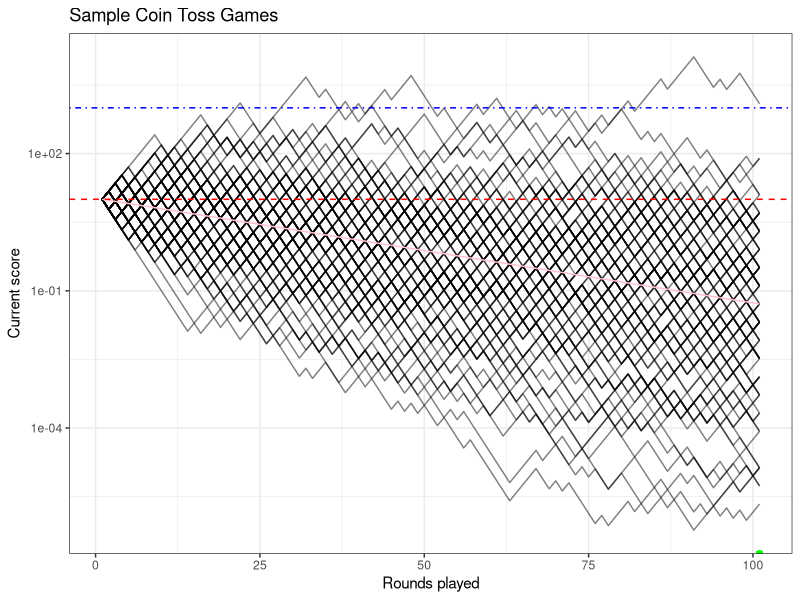
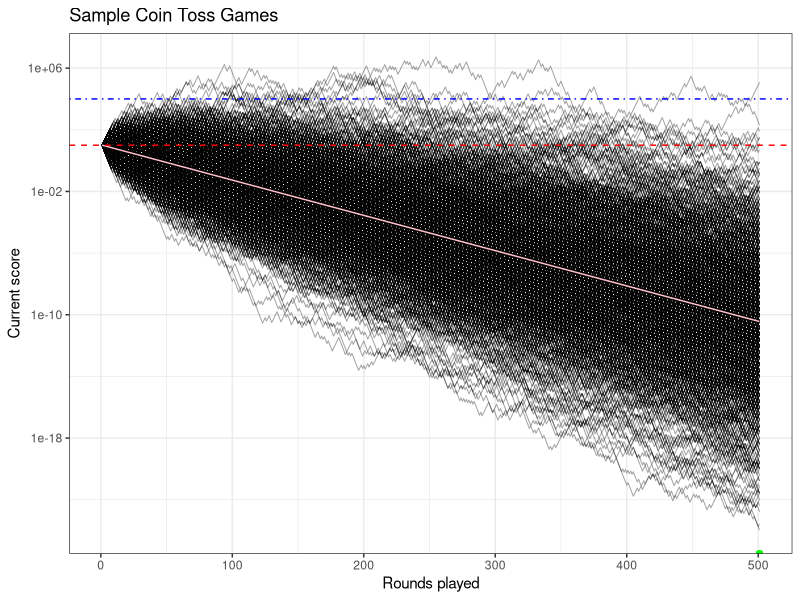

The R source for these figures, in order:
## ---- chunk 1
knitr::opts_chunk$set(echo = FALSE)

library(ggplot2)
library(reshape2)
set.seed(12)
## ---- chunk 2
One_Game <- function(Win = 1.5, Lose = 0.6, Startvalue = 10, rounds = 100,head_prob = 0.5){
    
    Outcomes = sample(0:1, size=rounds,prob = c(head_prob,1-head_prob),replace = TRUE)
    Spielverlauf = c(Startvalue)
    index=1
    for(i in Outcomes){
      if(i){
        Spielverlauf = c(Spielverlauf,Spielverlauf[index]*Win)
      } else{
        Spielverlauf = c(Spielverlauf,Spielverlauf[index]*Lose)
      }
      index=index + 1
    }
    
    return(Spielverlauf)
}
## ---- chunk 3
Many_Games <- function(Startvalue = 10, rounds = 100, players = 10, ...){
    df <- data.frame(matrix(nrow = (rounds+1),ncol = players))
    df$index <- 1:nrow(df)
    for(i in 1:(ncol(df)-1)){
      df[,i] <- One_Game(Startvalue = Startvalue, rounds = rounds,...)
    }

    df <- melt(df , id.vars = 'index', variable.name = 'Spieler')

    g <- ggplot(df, aes(index,value))+ 
      geom_line(aes(group = Spieler),alpha=1/log10(rounds),linewidth=1/log10(players))+
      scale_y_log10()+
      geom_point(aes(x=(rounds+1),y=max(c(Startvalue*players-sum(df[`index`==(rounds+1),"value"])),0)),color="green")+
      geom_function(fun = function(index) 10*((1.5*0.6)^0.5)^(index-1),color="pink")+
      geom_hline(yintercept = Startvalue,color="red",linetype="dashed")+
      geom_hline(yintercept = Startvalue*players,color="blue",linetype="dotdash")+
      labs(title="Sample Coin Toss Games", x= "Rounds played", y="Current score")+
      theme_bw()

    return(g)
}
## ---- chunk 4
Many_Games(players = 100,rounds = 100)
Many_Games(players = 1000,rounds = 500)
